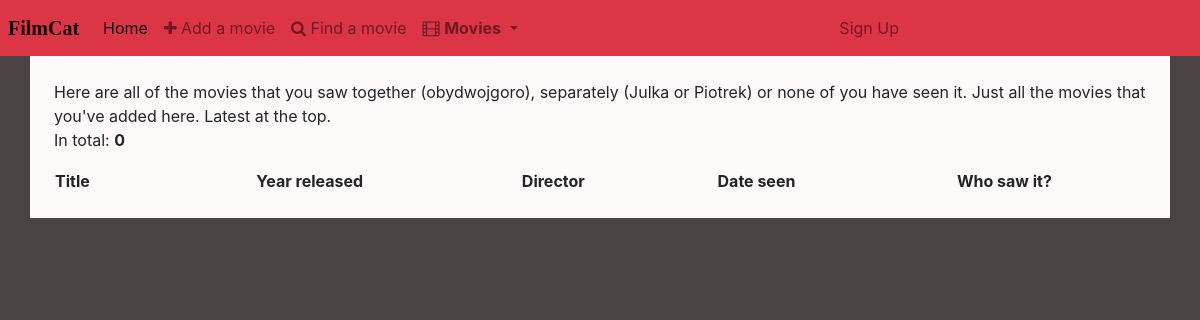
/all_movies/, run on an earlier commit of the app's database.
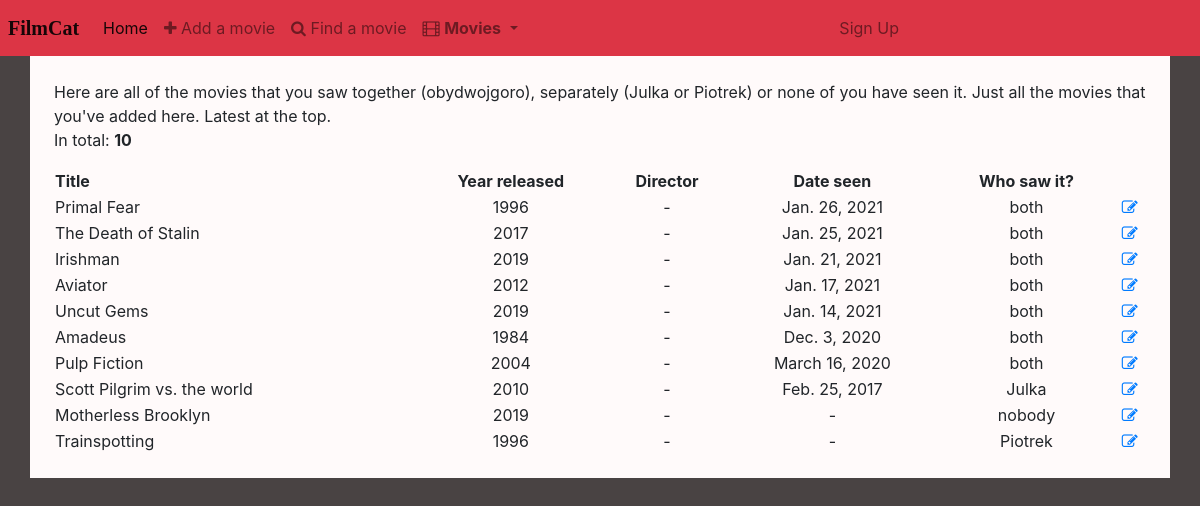
And on a later commit of the database.
### filmcatapp/models.py (models this page shows, shortened)
class Movie(models.Model):
    BOTH = 'BT'
    NOBODY = 'NB'
    JULKASEEN = 'JK'
    PIOTREKSEEN = 'PK'
    SEEN_CHOICES = [
        (BOTH, 'both'),
        (NOBODY, 'nobody'),
        (JULKASEEN, 'Julka'),
        (PIOTREKSEEN, 'Piotrek')
    ]
    title = models.CharField(max_length=100, primary_key=True, unique=True)
    release_year = models.PositiveSmallIntegerField(blank=True, null=True,)
    date_seen = models.DateField(blank=True, null=True)
    seen_by = models.CharField(
        choices=SEEN_CHOICES,
        max_length=2,
        blank=False,
        default='NB'
    )
    director = models.CharField(max_length=50, blank=True, null=True)
    tags = models.CharField(max_length=2500, blank=True, null=True)

### filmcatapp/views.py (the view)
# urls.py: path('all_movies/', views.all_movies),
def all_movies(request):
    movies_all = Movie.objects.all().order_by('-date_seen')
    args = {'movies': movies_all}
    template_name = 'filmcatapp/all_movies.html'
    return render(request, template_name, args)

### filmcatapp/templates/filmcatapp/all_movies.html
{% extends 'base.html' %}
{% block content %}
  <p>Here are all of the movies that you saw together (obydwojgoro), separately (Julka or Piotrek) or none of you have seen it. Just all the movies that you've added here. Latest at the top.<br>
    In total: <b>{{movies|length}}</b>
  </p>
  <table id="movie_table" class="sortable">
    <tr>
      <th style="text-align:left !important;">Title</th>
      <th>Year released</th>
      <th>Director</th>
      <th>Date seen</th>
      <th>Who saw it?</th>
      <th></th>
    </tr>
    {% for movie in movies %}
    <tr>
      <td style="text-align:left !important;">{{ movie.title }}</td>
      <td>{{ movie.release_year }}</td>
      {% if movie.director is None %}
      <td>-</td>
      {% else %}
      <td>{{ movie.director }}</td>
      {% endif %}
      {% if movie.date_seen is None %}
      <td>-</td>
      {% else %}
      <td>{{ movie.date_seen }}</td>
      {% endif %}
      <td>{{ movie.get_seen_by_display }}</td>
      <td> <a href="/edit_movie/{{ movie.title }}"> <i class="fa fa-edit"></i> </a></td>
    {% endfor %}
    </tr>
  </table>
{% endblock %}

### filmcatapp/templates/base.html (shortened to what this page needs)
<!doctype html>
<html lang="en">
<head>
  {% load static %}
  <link rel="stylesheet" href="https://stackpath.bootstrapcdn.com/bootstrap/4.5.0/css/bootstrap.min.css">
  <link rel="stylesheet" href="https://maxcdn.bootstrapcdn.com/font-awesome/4.7.0/css/font-awesome.min.css">
  <link rel="stylesheet" href="{% static 'filmcatapp/style.css' %}" type="text/css">
</head>
<body>
  {% block navigation %}
  <nav class="navbar navbar-expand-md navbar-light bg-danger p-2">
    <a class="navbar-brand" id="filmcatlogo" href="/">FilmCat </a>
    <div class="navbar-collapse collapse row" id="navbarSupportedContent">
      <div class="col-8">
        <ul class="nav navbar-nav">
          <li class="nav-item">
            <a class="nav-link active" aria-current="page" href="/">Home</a>
          </li>
          <li class="nav-item">
            <a class="nav-link" href="/add_movie"><i class="fa fa-plus"></i> Add a movie</a>
          </li>
          <li class="nav-item">
            <a class="nav-link" href="/find_movie"><i class="fa fa-search"></i> Find a movie</a>
          </li>
          <li class="nav-item dropdown">
            <span class="nav-link dropdown-toggle" id="navbarDropdown" role="button" data-toggle="dropdown"
                  aria-haspopup="true" aria-expanded="false">
              <i class="fa fa-film"></i> <b>Movies</b>
            </span>
          </li>
        </ul>
      </div>
      {% if user.is_authenticated %}
      <div class="col-4">
        <ul class="nav navbar-nav navbar-right">
          <li class="nav-item">
            <a class="nav-link" href="/profile"><i class="fa fa-user"></i> {{ user.username }}</a>
          </li>
          <li class="nav-item">
            <a class="nav-link" href="{% url 'logout' %}"> <i class="fa fa-sign-out"></i> Logout</a>
          </li>
        </ul>
      </div>
      {% else %}
      <div>
        <ul class="nav navbar-nav navbar-right">
          <li class="nav-item">
            <a class="nav-link" href="/signup">Sign Up</a>
          </li>
        </ul>
      </div>
      {% endif %}
    </div>
  </nav>
  {% endblock %}
  <div class="container-sm h-100 p-4" id="content">
  {% block content %}
  {% endblock %}
  </div>
</body>
</html>

### filmcatapp/static/filmcatapp/style.css (style rules this page uses)
body { background-color: #494343; }
#filmcatlogo { font-size: 20px; font-weight: bold; font-family: Georgia; }
#content { background-color: Snow; height: 100%; }
#movie_table { width: 100%; text-align: center; }

What changed in the data, as far as the page shows it:
added Movie: title "Primal Fear", release_year "1996", date_seen "Jan. 26, 2021", seen_by "both"
added Movie: title "The Death of Stalin", release_year "2017", date_seen "Jan. 25, 2021", seen_by "both"
added Movie: title "Irishman", release_year "2019", date_seen "Jan. 21, 2021", seen_by "both"
added Movie: title "Aviator", release_year "2012", date_seen "Jan. 17, 2021", seen_by "both"
added Movie: title "Uncut Gems", release_year "2019", date_seen "Jan. 14, 2021", seen_by "both"
added Movie: title "Amadeus", release_year "1984", date_seen "Dec. 3, 2020", seen_by "both"
added Movie: title "Pulp Fiction", release_year "2004", date_seen "March 16, 2020", seen_by "both"
added Movie: title "Scott Pilgrim vs. the world", release_year "2010", date_seen "Feb. 25, 2017", seen_by "Julka"
added Movie: title "Motherless Brooklyn", release_year "2019", seen_by "nobody"
added Movie: title "Trainspotting", release_year "1996", seen_by "Piotrek"
Also different on the page:
{{ movies|length }}: "0" → "10"
